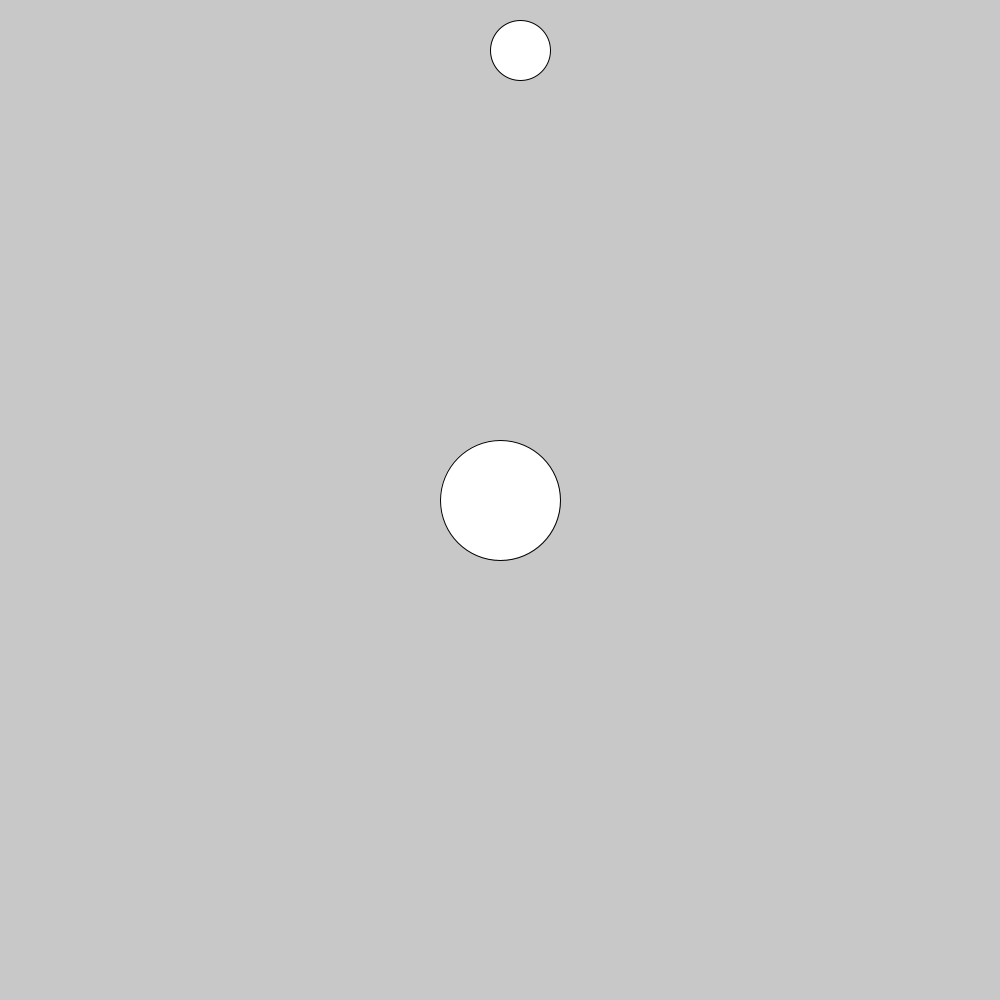
Frame 1 (no input)
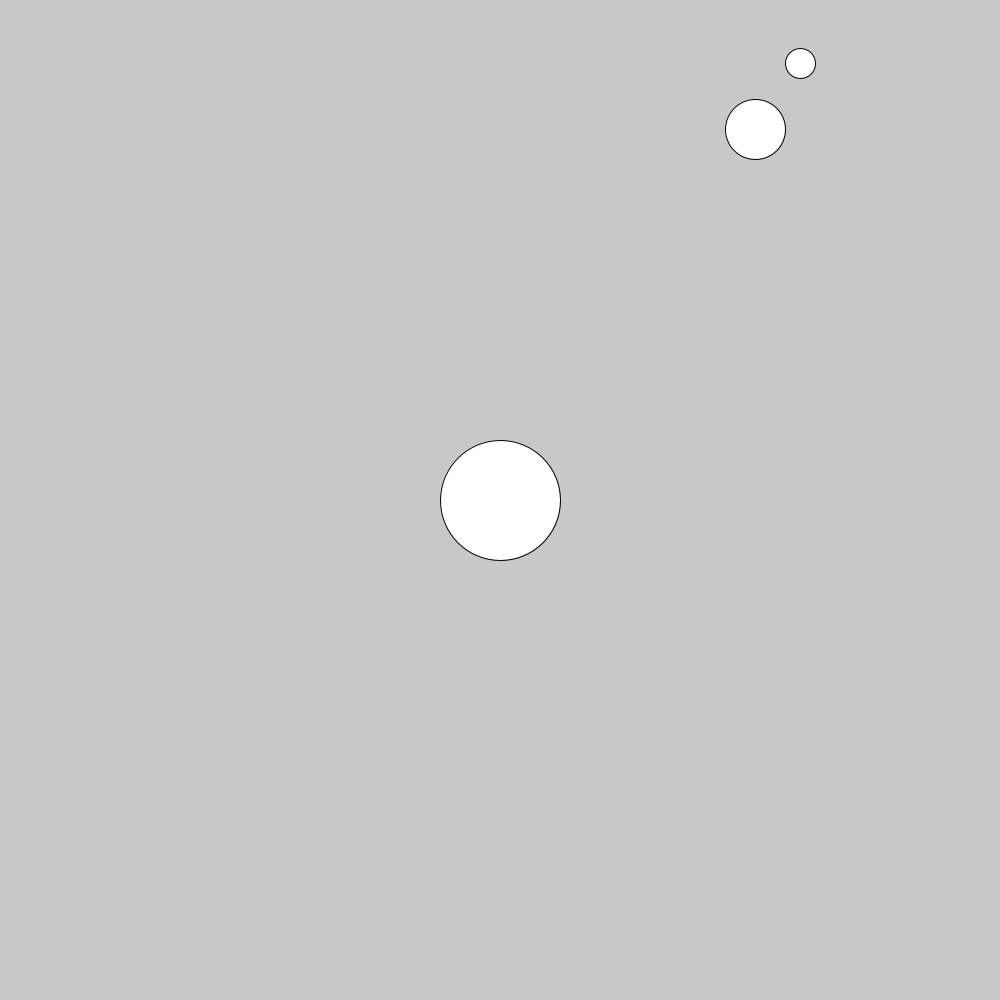
Frame 60 (the mouse pressed at the canvas centre just before this capture)
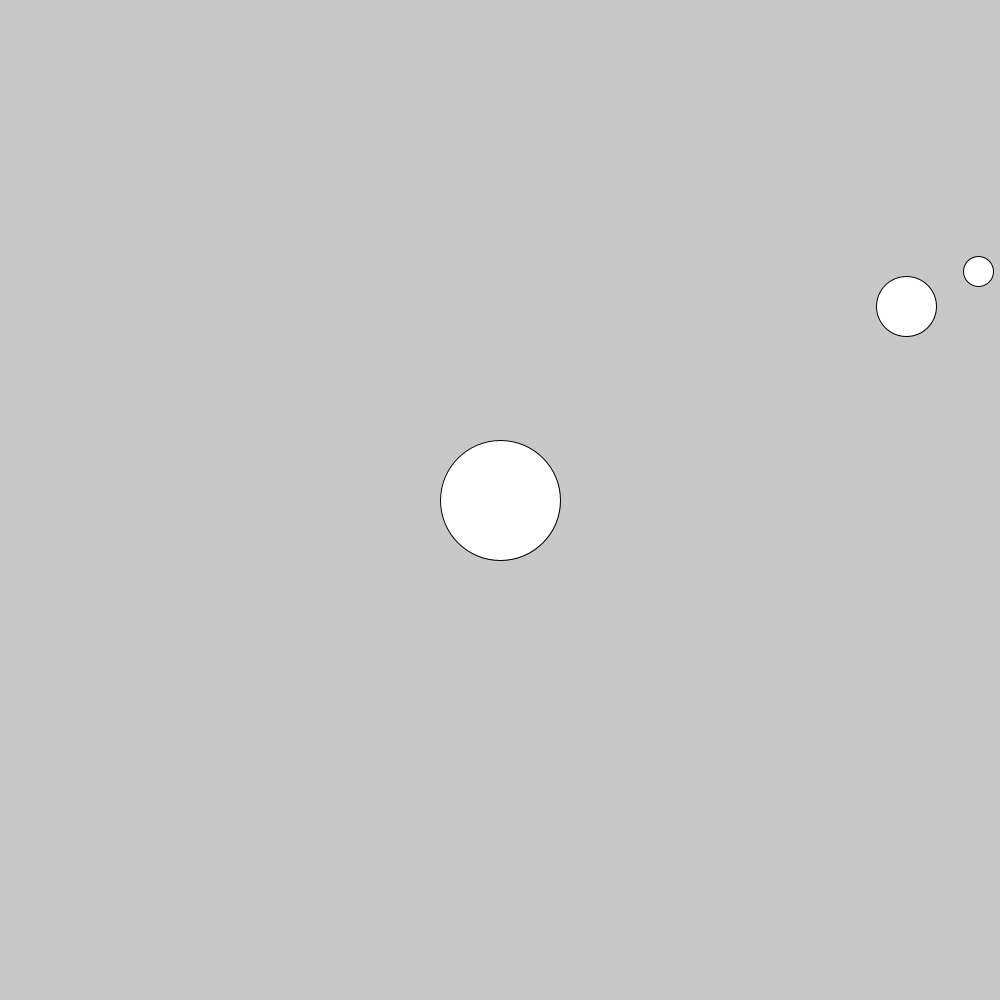
Frame 120 (the mouse held since frame 60 and released just before this capture)

The Processing sketch that drew these frames (run headless with seeded random() and noise(); from frame 60 on, the mouse is pressed at the canvas centre):

// Processing sketch: sistema_solar
// ── sistema_solar.pde
void orbita(float dt, float at, float psx, float psy, float dl, float al) 
{
  float ptx = dt * cos(at) + psx;
  float pty = dt * sin(at) + psy;
  
  ellipse(ptx, pty, 60, 60);
  
  float plx = dl * cos(al) + ptx;
  float ply = dl * sin(al) + pty;
  
  ellipse(plx, ply, 30, 30);
}

void setup() 
{
  size(1000, 1000);
  stroke(0);
}
int n = 0;
void draw()
{
  background(200);
 
  float r = min(width, height) * 0.45;
  float cx = width / 2;
  float cy = height / 2;

  float at = 0;
  
  translate(cx, cy);
  fill(255);
  ellipse(0, 0, 120, 120);

  float mult = 0.005;

  at = (millis() * mult) * PI / 30 - HALF_PI;

  n = (++n) % 60;

  float al = ((millis() * mult) + n) * PI / 30 - HALF_PI;
  orbita(r, at, 0, 0, 80, al);
}
